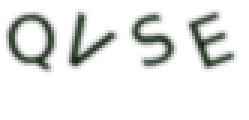
#> input picture image_recognition_demo/images/target0.png, 83 x 40 px (shown 3 times larger)
$ python ocr_by_baidu_web.py
#> lines starting #> are read from the running program, lines starting #| are printed output that depends on the picture; after the words box and inside, x2 and y2 are one past the last pixel; in counts of white or black regions, pixels touching at a corner belong together
#!/usr/bin/env python3
# -*- coding: utf-8 -*-
# @Date     : 2018-03-28 20:09:17
# @Author   : Albert Shi
# @Link     : http://blog.csdn.net/albertsh
# @Github   : https://github.com/AlbertGithubHome
__author__ = 'AlbertS'
# @Subject  : recognize image
#
# 思路：首先将图片进行二值化处理，然后使用百度ORC库的网页API进行识别
#
# 备注：1. 使用了百度OCR API ，在 https://cloud.baidu.com/product/ocr 上注册新建应用即可


from PIL import Image
import requests
import base64
import io

class image_orc_machine(object):

    # api_key 和 api_secret 需要修改成自己在百度注册应用对应的数据，默认数据无效
    def __init__(self, api_key="bEDC0GG4GH9BptPnUzvZgzXN", api_secret='byEUrIyMnSLhx2WIyKksICOmhKKCrKE5'):
        self.api_key = api_key
        self.api_secret = api_secret
        self.token_url = 'https://aip.baidubce.com/oauth/2.0/token'
        self.token_param = '?grant_type=client_credentials&client_id='+api_key+'&client_secret='+api_secret
        self.token_header = { 'Content-Type':'application/json;charset=UTF-8' }
        self.ocr_url = 'https://aip.baidubce.com/rest/2.0/ocr/v1/general_basic'

    # 二值化算法
    def binarizing(self, image, threshold):
        pixdata = image.load()
        w, h = image.size
        for y in range(h):
            for x in range(w):
                if pixdata[x, y] < threshold:
                    pixdata[x, y] = 0
                else:
                    pixdata[x, y] = 255
        return image

    # 识别图片文字
    def ocr_img(self, image_path):
#> called with image_path = '../images/target0.png'
        image = Image.open(image_path)
#> image is the input picture: PIL image 83x40 RGB; mean R, G, B 231.3, 232.9, 231.3
        # 转化为灰度图
        new_img = image.convert('L')
        # 把图片变成二值图像。
        new_img = self.binarizing(new_img, 190)
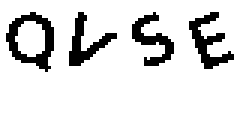
#> new_img: PIL image 83x40 L (shown 3 times larger); 86.8% white; black in thin lines or dots, all inside (x1, y1, x2, y2) = (2, 4, 78, 24)

        # 二进制流用来存储图片数据
        img_bytes = io.BytesIO()
        new_img.save(img_bytes, format='PNG')
        base64_data = base64.b64encode(img_bytes.getvalue())

        # 获取token
        response_json = requests.get(url=self.token_url+self.token_param, headers=self.token_header).json()
        # 发起图片识别请求
        response_json = requests.post(self.ocr_url,
            params={'access_token': response_json['access_token']},
            data={'image': base64_data}).json()

        # 循环统计识别结果
        captcha = ''
        for word_pair in response_json['words_result']:
            captcha += word_pair['words']

        print("recognize content is :", captcha)

# strart image recognition
if __name__ == '__main__':
    image_orc_client = image_orc_machine();
    image_orc_client.ocr_img('../images/target0.png');
#> (the call stopped at in ocr_img, `response_json = requests.get(url=self.token_url+self.token_param, head..`: the network is not available in this run)


# 识别结果错误，识别英文不如pytesseract
'''
recognize content is : ALSE
[Finished in 5.8s]
'''
